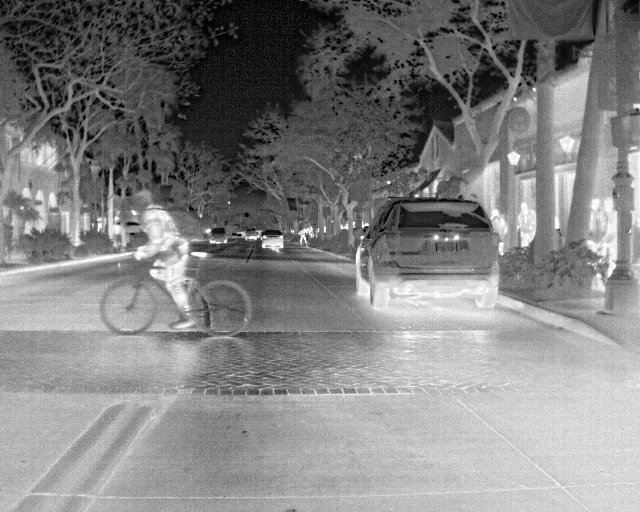
#> input picture img.png, 640 x 512 px
$ jupyter execute gabors_filter.ipynb   (older library calls are emulated)
#> lines starting #> are read from the running program, lines starting #| are printed output that depends on the picture; after the words box and inside, x2 and y2 are one past the last pixel; in counts of white or black regions, pixels touching at a corner belong together
### gabors_filter_processing.py
import cv2
import numpy as np
import matplotlib.pyplot as plt

class GaborFilterProcess:
    def __init__(self, ksize=16, sigma=4.0, lambd=10.0, gamma=0.5, psi=0, thetas=None):
        self._create_kernels(ksize=ksize, sigma=sigma, lambd=lambd, gamma=gamma, psi=psi, thetas=thetas)

    def _create_kernels(
        self, ksize=16, sigma=4.0, lambd=10.0, gamma=0.5, psi=0, thetas=None
    ):
#> called with ksize = 16, sigma = 4, lambd = 10, gamma = 0.8, psi = 0
        self._kernels = []

        if thetas == None:
            thetas = np.arange(0, np.pi, np.pi / 8)

        for theta in thetas:
            kernel = cv2.getGaborKernel((ksize, ksize), sigma, theta, lambd, gamma, psi, ktype=cv2.CV_32F)
            self._kernels.append(kernel)

    def __call__(self, img_or_path):
#> called with img_or_path = 'img.png'
        if isinstance(img_or_path, str):
            img = cv2.imread(img_or_path, cv2.IMREAD_GRAYSCALE)
#> img: shape (512, 640); min 0, max 255, mean 129.9
        else:
            img = cv2.cvtColor(img_or_path, cv2.COLOR_BGR2GRAY) if img_or_path.ndim == 3 else img_or_path

        filtered_imgs = []
        for kernel in self._kernels:
            filtered = cv2.filter2D(img, cv2.CV_8UC3, kernel)
            filtered_imgs.append(filtered)
#> this loop made 8 passes
#> pass 1, in __call__, `filtered = cv2.filter2D(img, cv2.CV_8UC3, kernel)`:
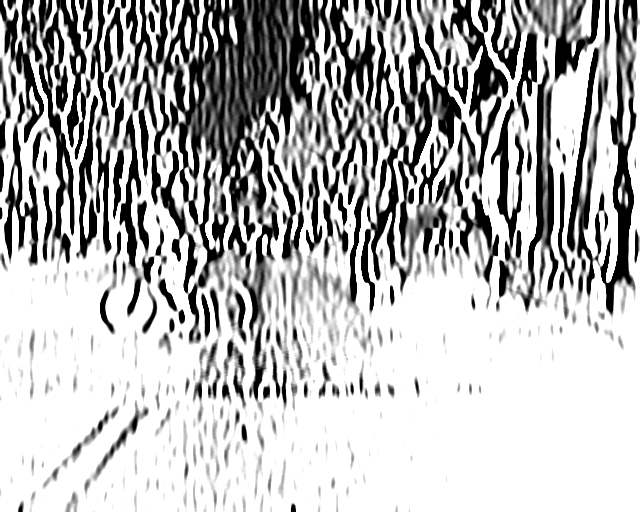
#> filtered: shape (512, 640); min 0, max 255, mean 181.8
#> pass 3, in __call__, `filtered = cv2.filter2D(img, cv2.CV_8UC3, kernel)`:
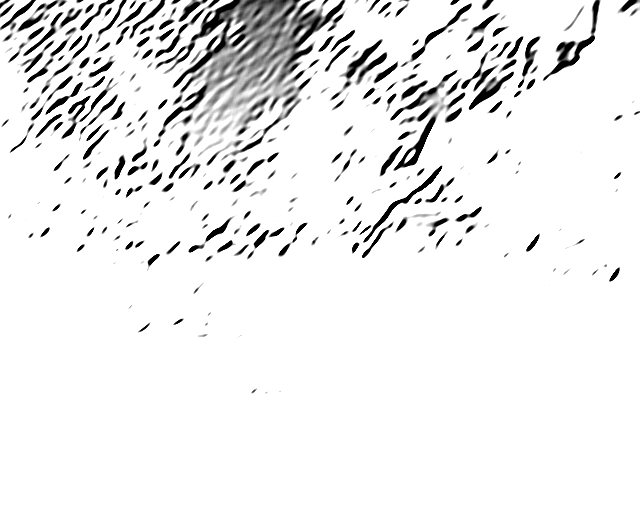
#> filtered: shape (512, 640); min 0, max 255, mean 237.1
#> after the loop, filtered_imgs = 8 items

        gabor_max = np.max(np.array(filtered_imgs), axis=0).astype(np.uint8)
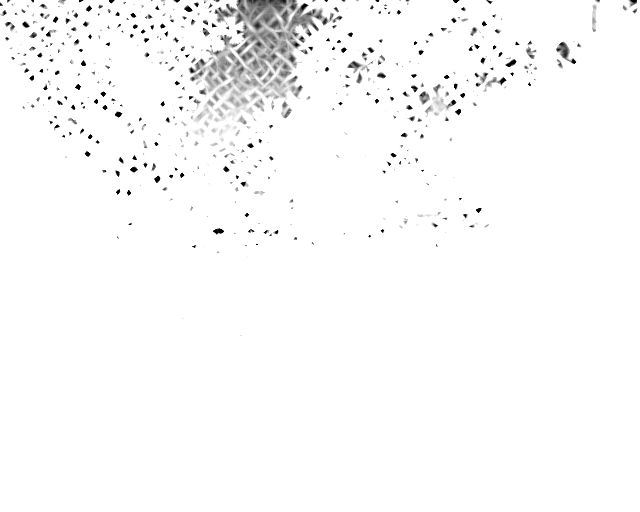
#> gabor_max: shape (512, 640); min 0, max 255, mean 249.8

        print(gabor_max.shape, gabor_max.dtype)
#| (512, 640) uint8

        _, binary_edge = cv2.threshold(gabor_max, 50, 255, cv2.THRESH_BINARY)
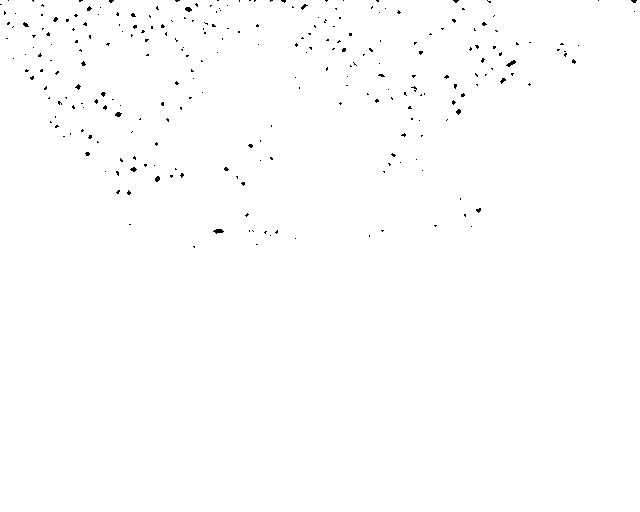
#> binary_edge: shape (512, 640); 99.5% white; black in thin lines or dots, all inside (x1, y1, x2, y2) = (0, 0, 637, 248)

        # odstraneni sumu
        kernel = cv2.getStructuringElement(cv2.MORPH_RECT, (3, 3))
        binary_edge = cv2.morphologyEx(binary_edge, cv2.MORPH_CLOSE, kernel)
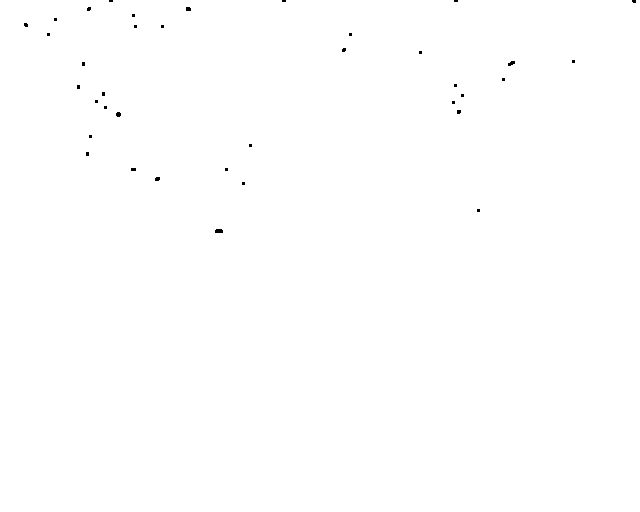
#> binary_edge: shape (512, 640); 99.9% white; 37 black regions (34 under 20 px)
        binary_edge = cv2.morphologyEx(binary_edge, cv2.MORPH_OPEN, kernel)

        contours, _ = cv2.findContours(binary_edge, cv2.RETR_EXTERNAL, cv2.CHAIN_APPROX_SIMPLE)
#> contours = 1 contour; box (x1, y1, x2, y2) and area: (0, 0, 640, 512) 326490
        output = cv2.cvtColor(img, cv2.COLOR_GRAY2BGR)
        for cnt in contours:
            if cv2.contourArea(cnt) > 100:  # filtruj malé objekty
                try:
                    rect = cv2.minAreaRect(cnt)
                    box = cv2.boxPoints(rect)
                    box = np.int32(box)
                    cv2.drawContours(output, [box], 0, (0, 255, 0), 2)
                except Exception as e:
                    print(box.shape, box.dtype)
                    print(e)
                    pass
#> this loop made 1 pass
#> (rect, box) on pass 1: (((319.5, 255.5), (511, 639), -90), [[639, 511], [0, 511], [0, 0], [639, 0]])
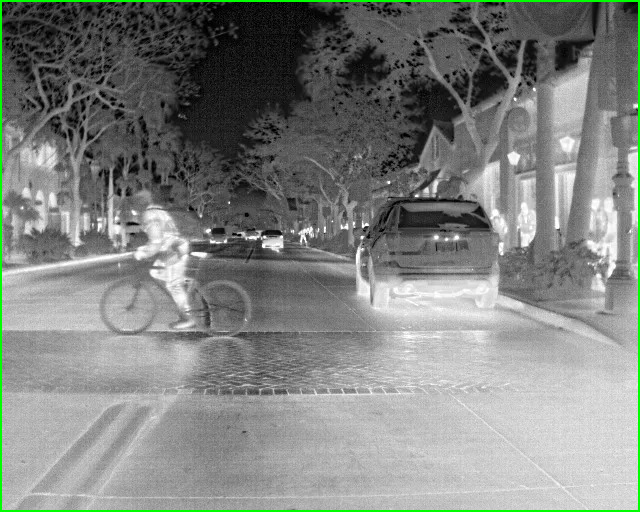
#> output: shape (512, 640, 3); mean B, G, R 128, 131.5, 128

        plt.figure(figsize=(15, 5))
        plt.subplot(1, 3, 1)
        plt.title("Původní obrázek")
        plt.imshow(img, cmap='gray')
        plt.axis('off')

        plt.subplot(1, 3, 2)
        plt.title("Gabor filtry (max po orientacích)")
        plt.imshow(gabor_max, cmap='gray')
        plt.axis('off')

        plt.subplot(1, 3, 3)
        plt.title("Detekované orientované boxy")
        plt.imshow(cv2.cvtColor(output, cv2.COLOR_BGR2RGB))
        plt.axis('off')

        plt.show()

### gabors_filter.ipynb
[cell 1]
from gabors_filter_processing import GaborFilterProcess

process = GaborFilterProcess(
    ksize=16, sigma=4.0, lambd=10.0, gamma=0.8, psi=0, thetas=None
)

process("img.png")

[cell 2]
import cv2
import numpy as np
import matplotlib.pyplot as plt


class ThermalObjectDetector:
    def __init__(self, threshold=120, min_area=100):
        """
        threshold: práh intenzity pro detekci teplých oblastí (0–255)
        min_area: minimální plocha objektu pro zachování
        """
        self.threshold = threshold
        self.min_area = min_area

    def __call__(self, img_path):
        # Načti obraz ve stupních šedi
#> called with img_path = 'img.png'
        gray = cv2.imread(img_path, cv2.IMREAD_GRAYSCALE)
        if gray is None:
            raise ValueError("Obrázek se nepodařilo načíst.")

        # Prahování - binarizace teplých oblastí
        _, binary = cv2.threshold(gray, self.threshold, 255, cv2.THRESH_BINARY)
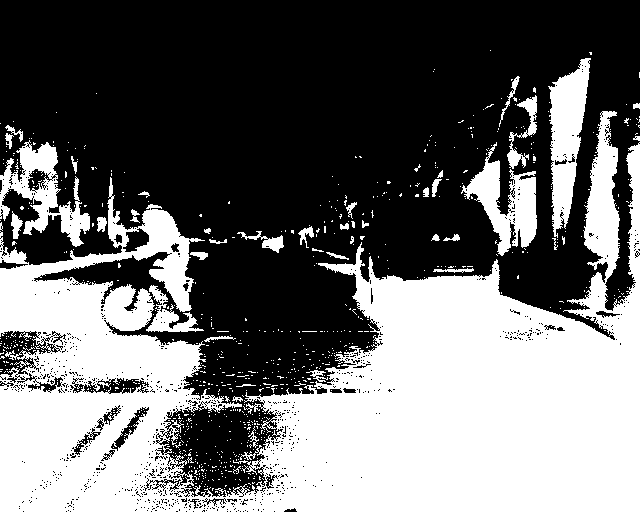
#> binary: shape (512, 640); 42.4% white; 780 white regions (739 under 20 px), largest, box (x1, y1, x2, y2) and area: (0, 111, 640, 512) 121933, (548, 58, 591, 238) 4129, (0, 140, 90, 247) 3592

        # Morfologie - odstranění šumu, vyplnění děr
        kernel = cv2.getStructuringElement(cv2.MORPH_ELLIPSE, (5, 5))
#> kernel = [[0, 0, 1, 0, 0], [1, 1, 1, 1, 1], [1, 1, 1, 1, 1], [1, 1, 1, 1, 1], [0, 0, 1, 0, 0]]
        binary = cv2.morphologyEx(binary, cv2.MORPH_CLOSE, kernel)
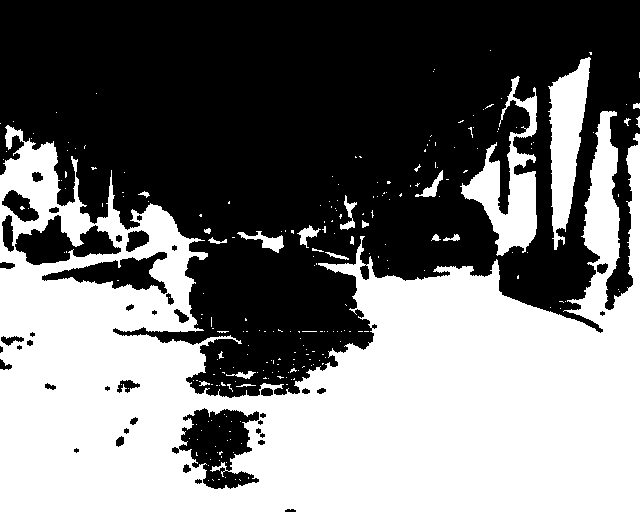
#> binary: shape (512, 640); 46.4% white; 249 white regions (226 under 20 px), largest, box (x1, y1, x2, y2) and area: (0, 111, 640, 512) 140166, (460, 76, 537, 256) 5029, (548, 57, 591, 250) 4429
        binary = cv2.morphologyEx(binary, cv2.MORPH_OPEN, kernel)
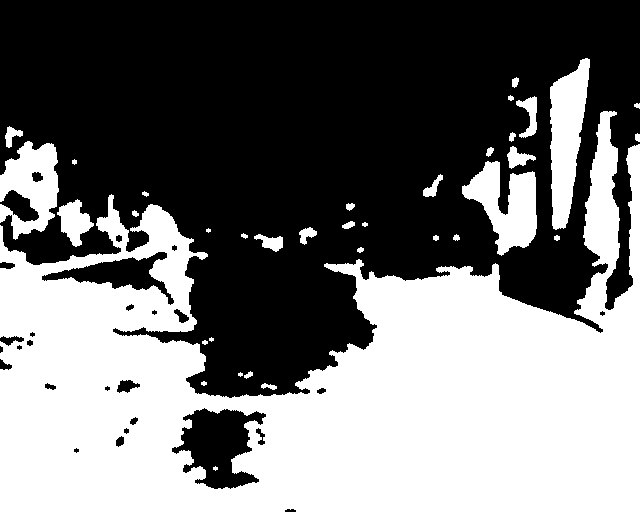
#> binary: shape (512, 640); 45.4% white; 36 white regions (4 under 20 px)

        # Najdi kontury
        contours, _ = cv2.findContours(
            binary, cv2.RETR_EXTERNAL, cv2.CHAIN_APPROX_SIMPLE
        )
#> contours = 35 contours, 13 with area under 20; largest, box (x1, y1, x2, y2) and area: (0, 111, 640, 512) 139342, (550, 58, 590, 230) 4100, (462, 161, 537, 256) 3620, (0, 141, 59, 240) 3440, (57, 199, 94, 247) 884

        # Nakresli bounding boxy
        output = cv2.cvtColor(gray, cv2.COLOR_GRAY2BGR)
        for cnt in contours:
            if cv2.contourArea(cnt) > self.min_area:
                x, y, w, h = cv2.boundingRect(cnt)
                cv2.rectangle(output, (x, y), (x + w, y + h), (0, 255, 0), 2)
#> this loop made 35 passes
#> (x, y, w, h) on passes 11, 14, 19, 21, 22, 25, 26, 29, 30, 32, 35: (254, 234, 29, 18), (299, 227, 18, 18), (57, 199, 37, 48), (423, 174, 20, 23), (462, 161, 75, 95), (507, 146, 29, 23), (0, 141, 59, 99), (5, 126, 18, 22), (0, 111, 640, 401), (516, 96, 21, 42), (550, 58, 40, 172)
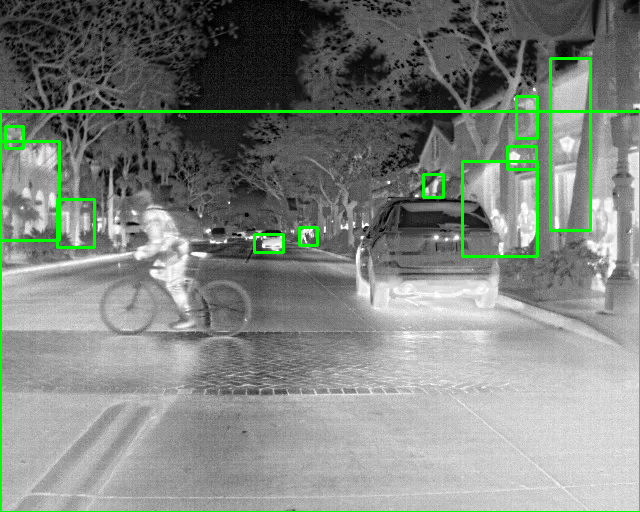
#> output: shape (512, 640, 3); mean B, G, R 126.6, 133.4, 126.6

        # Zobraz výsledek
        plt.figure(figsize=(15, 5))
        plt.subplot(1, 3, 1)
        plt.title("Původní obrázek")
        plt.imshow(gray, cmap="gray")
        plt.axis("off")

        plt.subplot(1, 3, 2)
        plt.title("Binarizace teplých oblastí")
        plt.imshow(binary, cmap="gray")
        plt.axis("off")

        plt.subplot(1, 3, 3)
        plt.title("Detekované objekty")
        plt.imshow(cv2.cvtColor(output, cv2.COLOR_BGR2RGB))
        plt.axis("off")

        plt.tight_layout()
        plt.show()

[cell 3]
process = ThermalObjectDetector(threshold=150, min_area=100)

process("img.png")

$ run again, with fire.jpg saved as img.png
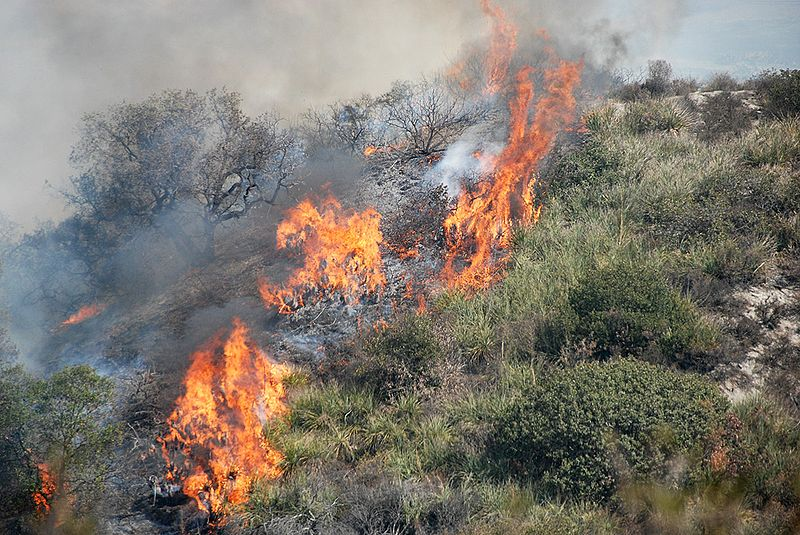
#> input picture fire.jpg, 800 x 535 px
#> after the loop in __call__, `for kernel in self._kernels:`: filtered_imgs = 8 items
#| (535, 800) uint8
#> in __call__, `_, binary_edge = cv2.threshold(gabor_max, 50, 255, cv2.THRESH_BINARY)`:
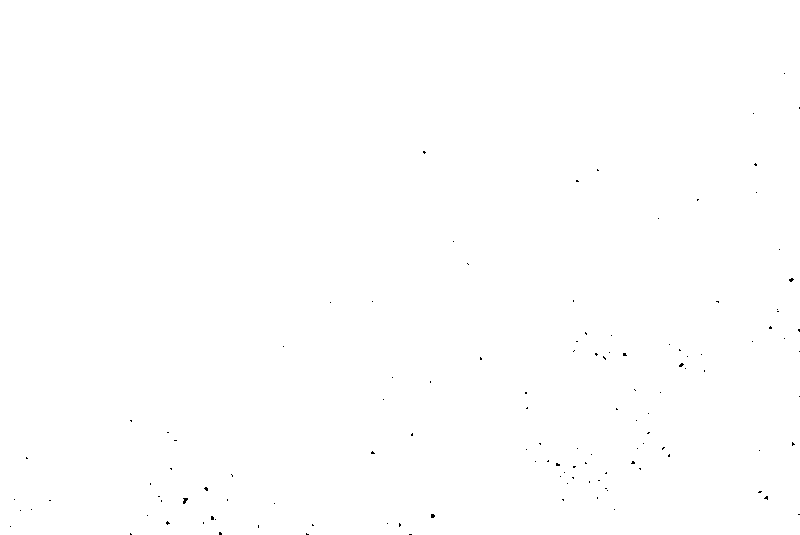
#> binary_edge: shape (535, 800); 99.9% white; black in thin lines or dots, all inside (x1, y1, x2, y2) = (10, 73, 800, 535)
#> in __call__, `contours, _ = cv2.findContours(binary_edge, cv2.RETR_EXTERNAL, cv2.CHA..`: contours = 1 contour; box (x1, y1, x2, y2) and area: (0, 0, 800, 535) 426659
#> the loop in __call__, `for cnt in contours:` made 1 pass
#> (rect, box) on pass 1: (((399.5, 267), (534, 799), -90), [[799, 534], [0, 534], [0, 0], [799, 0]])
#> kernel = [[0, 0, 1, 0, 0], [1, 1, 1, 1, 1], [1, 1, 1, 1, 1], [1, 1, 1, 1, 1], [0, 0, 1, 0, 0]]
#> in __call__, `contours, _ = cv2.findContours( binary, cv2.RETR_EXTERNAL, cv2.CHAIN_A..`: contours = 145 contours, 41 with area under 20; largest, box (x1, y1, x2, y2) and area: (0, 0, 800, 349) 141142, (171, 329, 317, 516) 9802, (279, 418, 359, 455) 1070, (734, 283, 796, 320) 968, (414, 381, 476, 411) 810
#> the loop in __call__, `for cnt in contours:` made 145 passes
#> (x, y, w, h) on passes 4, 10, 13, 16, 19, 23, 28, 31: (264, 518, 31, 11), (526, 506, 26, 22), (400, 492, 34, 20), (302, 489, 26, 22), (483, 485, 18, 18), (437, 484, 13, 18), (189, 473, 22, 18), (381, 449, 42, 42)
#> after the loop in __call__, `for cnt in contours:`:
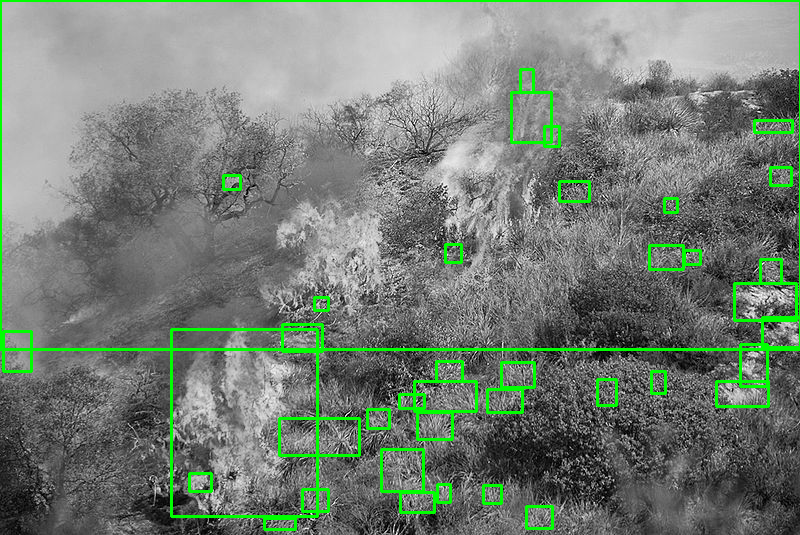
#> output: shape (535, 800, 3); mean B, G, R 116.3, 126.9, 116.3
